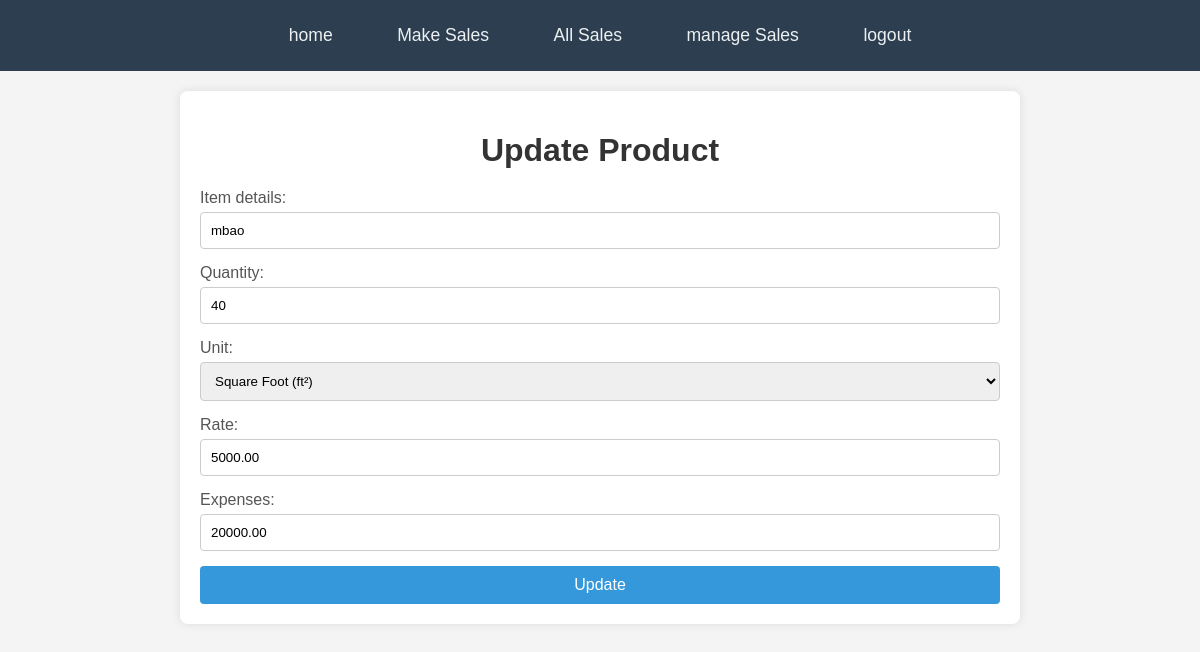
The page /updateProducts/66 (signed in) on the database its author committed.
### myapp/models.py (models this page shows, shortened)
class Products(models.Model):
    ITEM_UNIT = [
        ('number', 'Number'),
        ('litre', 'Litre'),
        ('mm', 'Millimeter (mm)'),
        ('cm', 'Centimeter (cm)'),
        ('in', 'Inch (in)'),
        ('ft', 'Foot (ft)'),
        ('mm2', 'Square Millimeter (mm²)'),
        ('cm2', 'Square Centimeter (cm²)'),
        ('m2', 'Square Meter (m²)'),
        ('ft2', 'Square Foot (ft²)'),
    ]
    item_details = models.CharField(
        max_length=200,
        help_text="name or description of the product",
        null=True
    )
    quantity = models.PositiveIntegerField(
        validators=[MinValueValidator(1)],
        help_text="quantity of the product"
    )
    unit = models.CharField(
        max_length=20,
        choices=ITEM_UNIT,
        help_text="unit of measurement"
    )
    rate = models.DecimalField(
        max_digits=10,
        decimal_places=2,
        default=0,
        help_text="rate for each"
    )
    expenses = models.DecimalField(
        max_digits=10,
        decimal_places=2,
        default=0,
        validators=[MinValueValidator(0)],
        help_text="amount used"
    )
    balance = models.DecimalField(
        max_digits=10,
        decimal_places=2,
        default=0,
        help_text="previous balance"
    )
    def amount(self):
        self.amount = self.rate * self.quantity
        return self.amount

### myapp/views.py (the view)
# urls.py: path("updateProducts/<int:id>",views.update_products,name="updateProducts"),
@login_required
@never_cache
def update_products(request, id):
    product = get_object_or_404(Products, id=id)
    if request.method == "POST":
        form = ProductsForm(request.POST, instance=product)
        if form.is_valid():
            newupdate = form.save()
            calculateAmount = newupdate.quantity * newupdate.rate
            lastdata = Products.objects.filter(id__lt=newupdate.id).order_by('-id').first()
            if lastdata:
                newupdate.balance = lastdata.balance + calculateAmount - newupdate.expenses
            else:
                newupdate.balance = calculateAmount - newupdate.expenses
            newupdate.save()
            products = Products.objects.filter(id__gt=newupdate.id).order_by("id")
            previous_balance = newupdate.balance
            for prod in products:
                prod.balance = previous_balance + prod.quantity * prod.rate - prod.expenses
                prod.save()
                previous_balance = prod.balance
            return redirect("viewProducts")
    else:
        form = ProductsForm(instance=product)
    return render(request, "updateProduct.html", {"product": form})

### myapp/forms.py
class ProductsForm(forms.ModelForm):
    class Meta:
        model = Products
        fields = ['item_details','quantity','unit','rate','expenses']

### myapp/templates/updateProduct.html (shortened to what this page needs)
{% load static %}
<!DOCTYPE html>
<html lang="en">
<head>
    <link rel="stylesheet" href="{% static 'css/update.css' %}">
</head>
<body>
    {% include "navigation.html" %}
    <div class="container">
        <h1>Update Product</h1>
        <form action="" method="post">
            {% for field in product %}
                <div class="form-group">
                    {{ field.label_tag }}
                    {{ field }}
                </div>
            {% endfor %}
            <button type="submit">Update</button>
        </form>
    </div>
</body>
</html>

### myapp/static/css/update.css (style rules this page uses)
body { font-family: Arial, sans-serif; margin: 0; padding: 0; background-color: #f4f4f4; color: #333; }
.container { background-color: #fff; padding: 20px; margin: 20px auto; border-radius: 8px; box-shadow: 0 0 10px rgba(0, 0, 0, 0.1); max-width: 800px; width: 90%; }
h1 { color: #333; text-align: center; margin-bottom: 20px; }
.form-group { margin-bottom: 15px; }
.form-group label { display: block; margin-bottom: 5px; color: #555; }
.form-group input, .form-group select, .form-group textarea { width: 100%; padding: 10px; border: 1px solid #ccc; border-radius: 4px; box-sizing: border-box; }
button { background-color: #3498db; color: #fff; border: none; padding: 10px 20px; border-radius: 4px; cursor: pointer; font-size: 16px; width: 100%; }

### rows shown on the page
Products: product "mbao" "40" "Square Foot (ft²)" "5000.00" "20000.00"

### other values the page prints
{{ field.label_tag }} "Item details:" "Quantity:" "Unit:" "Rate:" "Expenses:"
